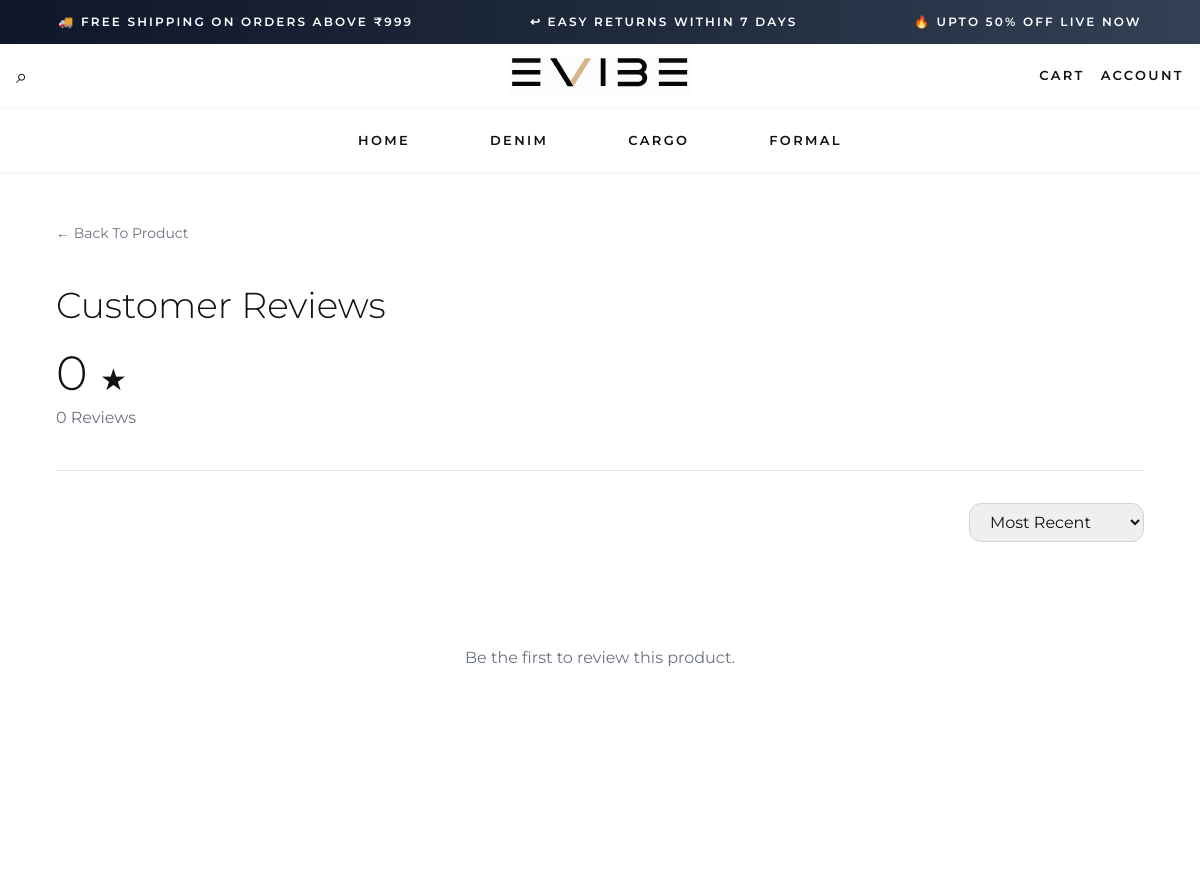
/product/evibe_11226_denim_dark_blue-denim-dark-blue-pant/reviews/ (upper part), run on an earlier commit of the app's database.
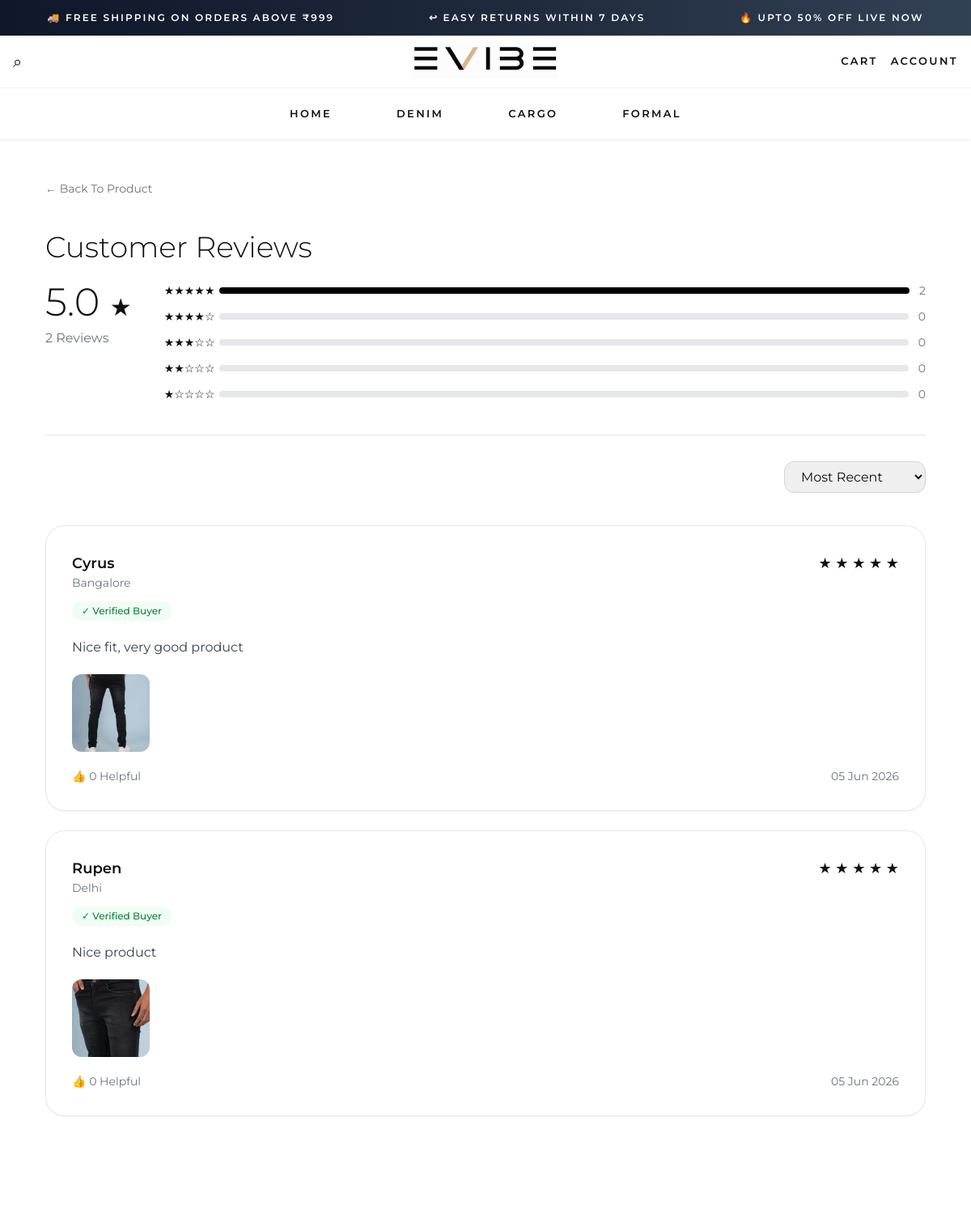
And on a later commit of the database.
### apps/store/models/review.py (models this page shows, shortened)
class ProductReview(models.Model):
    product = models.ForeignKey(
        "store.Product",
        on_delete=models.CASCADE,
        related_name="reviews"
    )
    customer = models.ForeignKey(
        CustomerLead,
        on_delete=models.SET_NULL,
        null=True,
        blank=True,
        related_name="reviews"
    )
    display_name = models.CharField(
        max_length=100
    )
    city = models.CharField(
        max_length=100,
        blank=True,
        null=True
    )
    rating = models.PositiveSmallIntegerField(
        validators=[
            MinValueValidator(1),
            MaxValueValidator(5)
        ]
    )
    review = models.TextField(
        max_length=2000
    )
    is_verified_buyer = models.BooleanField(
        default=False
    )
    is_featured = models.BooleanField(
        default=False
    )
    is_approved = models.BooleanField(
        default=False
    )
    helpful_count = models.PositiveIntegerField(
        default=0
    )
    admin_notes = models.TextField(
        blank=True,
        null=True
    )
    created_by_customer = models.BooleanField(
        default=True
    )
    created_at = models.DateTimeField(
        auto_now_add=True
    )
    updated_at = models.DateTimeField(
        auto_now=True
    )
    class Meta:
        ordering = ["-created_at"]
        constraints = [
            models.UniqueConstraint(
                fields=["product", "customer"],
                condition=models.Q(
                    created_by_customer=True,
                    customer__isnull=False
                ),
                name="unique_customer_review_per_product"
            )
        ]

class ReviewImage(models.Model):
    review = models.ForeignKey(
        ProductReview,
        on_delete=models.CASCADE,
        related_name="images"
    )
    original_image = models.ImageField(
        upload_to="reviews/%Y/%m/%d/original/"
    )
    optimized = models.JSONField(
        blank=True,
        null=True
    )
    show_in_gallery = models.BooleanField(
        default=False
    )
    display_order = models.PositiveIntegerField(
        default=0
    )
    created_at = models.DateTimeField(
        auto_now_add=True
    )
    class Meta:
        ordering = [
            "display_order",
            "id"
        ]

### apps/store/views/review_views.py (the view)
# urls.py: path("product/<slug:slug>/reviews/", product_reviews, name="product_reviews"),
def product_reviews(request, slug):
    product = get_object_or_404(
        Product,
        slug=slug
    )
    sort = request.GET.get(
        "sort",
        "recent"
    )
    base_reviews = ProductReview.objects.filter(
        product=product,
        is_approved=True
    ).prefetch_related(
        "images",
        "customer"
    )
    reviews = base_reviews
    if sort == "highest":
        reviews = reviews.order_by(
            "-rating",
            "-created_at"
        )
    elif sort == "lowest":
        reviews = reviews.order_by(
            "rating",
            "-created_at"
        )
    elif sort == "helpful":
        reviews = reviews.order_by(
            "-helpful_count",
            "-created_at"
        )
    else:
        reviews = reviews.order_by(
            "-created_at"
        )
    paginator = Paginator(
        reviews,
        10
    )
    page_obj = paginator.get_page(1)
    review_count = reviews.count()
    average_rating = (
        reviews.aggregate(
            Avg("rating")
        )["rating__avg"]
        or 0
    )
    rating_breakdown = {
    5: base_reviews.filter(rating=5).count(),
    4: base_reviews.filter(rating=4).count(),
    3: base_reviews.filter(rating=3).count(),
    2: base_reviews.filter(rating=2).count(),
    1: base_reviews.filter(rating=1).count(),
    }
    return render(
        request,
        "store/reviews_list.html",
        {
            "product": product,
            "reviews": page_obj.object_list,
            "page_obj": page_obj,
            "review_count": review_count,
            "average_rating": round(
                average_rating,
                1
            ),
            "selected_sort": sort,
            "rating_breakdown": rating_breakdown,
        }
    )

### apps/store/templates/store/reviews_list.html (shortened to what this page needs)
{% extends "store/base.html" %}
{% block content %}
<section class="max-w-6xl mx-auto px-4 md:px-8 py-12">
    <div class="mb-10">
        <a
            href="{% url 'product_detail' product.slug %}"
            class="text-sm text-gray-500 hover:text-black">
            ← Back To Product
        </a>
    </div>
    <div class="border-b pb-10">
        <h1 class="text-3xl md:text-4xl font-light mb-6">
            Customer Reviews
        </h1>
        <div class="flex flex-col md:flex-row gap-10">
            <div>
                <div class="text-5xl font-light">
                    {{ average_rating }}
                    <span class="text-3xl">
                        ★
                    </span>
                </div>
                <p class="mt-2 text-gray-500">
                    {{ review_count }} Reviews
                </p>
            </div>
            <div class="flex-1 space-y-3">
                {% if review_count > 0 %}
                    <div class="flex items-center gap-3">
                        <span class="w-14 text-sm">
                            ★★★★★
                        </span>
                        <div class="flex-1 h-2 bg-gray-200 rounded-full overflow-hidden">
                            <div
                                class="h-full bg-black"
                                style="width:{% widthratio rating_breakdown.5 review_count 100 %}%">
                            </div>
                        </div>
                        <span class="text-sm text-gray-500">
                            {{ rating_breakdown.5 }}
                        </span>
                    </div>
                    <div class="flex items-center gap-3">
                        <span class="w-14 text-sm">
                            ★★★★☆
                        </span>
                        <div class="flex-1 h-2 bg-gray-200 rounded-full overflow-hidden">
                        </div>
                        <span class="text-sm text-gray-500">
                            {{ rating_breakdown.4 }}
                        </span>
                    </div>
                    <div class="flex items-center gap-3">
                        <span class="w-14 text-sm">
                            ★★★☆☆
                        </span>
                        <div class="flex-1 h-2 bg-gray-200 rounded-full overflow-hidden">
                        </div>
                        <span class="text-sm text-gray-500">
                            {{ rating_breakdown.3 }}
                        </span>
                    </div>
                    <div class="flex items-center gap-3">
                        <span class="w-14 text-sm">
                            ★★☆☆☆
                        </span>
                        <div class="flex-1 h-2 bg-gray-200 rounded-full overflow-hidden">
                        </div>
                        <span class="text-sm text-gray-500">
                            {{ rating_breakdown.2 }}
                        </span>
                    </div>
                    <div class="flex items-center gap-3">
                        <span class="w-14 text-sm">
                            ★☆☆☆☆
                        </span>
                        <div class="flex-1 h-2 bg-gray-200 rounded-full overflow-hidden">
                        </div>
                        <span class="text-sm text-gray-500">
                            {{ rating_breakdown.1 }}
                        </span>
                    </div>
                {% endif %}
            </div>
        </div>
    </div>
    <div class="mt-8 flex justify-end">
    <select
        id="reviewSort"
        class="border border-gray-300 rounded-xl px-4 py-2">
        <option value="recent"
            {% if selected_sort == "recent" %}selected{% endif %}>
            Most Recent
        </option>
    </select>
</div>
<div
    id="reviewsContainer"
    class="mt-10 space-y-6">
    {% for review in reviews %}
        <div
            class="border
                border-gray-200
                rounded-3xl
                p-6
                md:p-8
                bg-white
                shadow-sm">
            <div class="flex justify-between items-start gap-4">
                <div>
                    <h3 class="font-semibold text-lg">
                        {{ review.display_name }}
                    </h3>
                    {% if review.city %}
                        <p class="text-sm text-gray-500">
                            {{ review.city }}
                        </p>
                    {% endif %}
                </div>
                <div class="text-lg">
                    {% for i in "12345" %}
                        {% if forloop.counter <= review.rating %}
                            ★
                        {% else %}
                            ☆
                        {% endif %}
                    {% endfor %}
                </div>
            </div>
            {% if review.is_verified_buyer %}
                <div class="mt-3">
                    <span
                        class="inline-flex
                            items-center
                            gap-1
                            bg-green-50
                            text-green-700
                            text-xs
                            font-medium
                            px-3 py-1
                            rounded-full">
                        ✓ Verified Buyer
                    </span>
                </div>
            {% endif %}
            <div class="mt-5">
                <p class="text-gray-700 leading-relaxed">
                    {{ review.review }}
                </p>
            </div>
            {% if review.images.exists %}
                <div class="mt-5 flex gap-3 overflow-x-auto">
                    {% for image in review.images.all %}
                        <img
                            src="{{ image.optimized.400|default:image.original_image.url }}"
                            loading="lazy"
                            class="w-24 h-24
                                object-cover
                                rounded-xl
                                flex-shrink-0">
                    {% endfor %}
                </div>
            {% endif %}
            <div
                class="mt-5
                    flex
                    justify-between
                    items-center
                    text-sm
                    text-gray-500">
                <div>
                    👍 {{ review.helpful_count }} Helpful
                </div>
                <div>
                    {{ review.created_at|date:"d M Y" }}
                </div>
            </div>
        </div>
        {% empty %}
        <div class="text-center py-16">
            <p class="text-gray-500">
                Be the first to review this product.
            </p>
        </div>
        {% endfor %}
</div>
{% endblock %}

### apps/store/templates/store/base.html (shortened to what this page needs)
{% load static %}
<!DOCTYPE html>
<html lang="en">
<head>
        <script src="https://cdn.tailwindcss.com"></script>
        <link
            href="https://unpkg.com/aos@2.3.4/dist/aos.css"
            rel="stylesheet">
        <link
            rel="stylesheet"
            href="https://cdnjs.cloudflare.com/ajax/libs/font-awesome/6.5.2/css/all.min.css">
</head>
    <body>
        <div class="bg-gradient-to-r from-[#0f172a] via-[#1e293b] to-[#334155] text-white">
            <div class="hidden md:flex
                        items-center justify-around
                        h-11
                        announcement-text">
                <p>
                    🚚 Free Shipping on orders above ₹999
                </p>
                <p>
                    ↩ Easy Returns within 7 Days
                </p>
                <p>
                    🔥 Upto 50% OFF Live Now
                </p>
            </div>
        </div>
        <nav id="navbar"
            class="w-full bg-white/95 backdrop-blur-md border-b border-gray-100 sticky top-0 shadow-sm z-[1000] transition-all duration-300">
            <div class="max-w-7xl mx-auto h-16 px-4 flex items-center justify-between relative">
                <div class="flex items-center gap-6">
                    <button class="text-xl hover:opacity-60 transition">
                        ⌕
                    </button>
                </div>
                <a href="/"
                class="absolute left-1/2 -translate-x-1/2">
                    <img
                        src="{% static 'images/logo/evibe.svg' %}"
                        alt="EVIBE"
                        class="w-[140px] md:w-[180px] h-auto">
                </a>
                <div class="flex items-center gap-4">
                    <a href="/cart/"
                    class="hidden md:block nav-link relative">
                        Cart
                    </a>
                    {% if evibe_customer_name %}
                        <div class="relative">
                            <button id="accountBtn"
                                class="hidden md:block nav-link">
                                Account
                            </button>
                            <div id="accountDropdown" class="absolute right-0 top-10
                                w-56 bg-white border border-gray-200
                                shadow-2xl rounded-2xl
                                hidden
                                p-6 z-50">
                                {% if reward_coupon %}
                                    <div class="border-b pb-4 mb-4">
                                        <p class="text-[10px] tracking-[0.2em] uppercase text-gray-400">
                                            Active Reward
                                        </p>
                                        <p class="mt-2 text-sm font-medium">
                                            {{ reward_coupon }}
                                        </p>
                                        <p class="text-xs text-gray-500 mt-2">
                                            Valid Till
                                            {{ reward_valid_till|date:"d M Y H:i" }}
                                        </p>
                                    </div>
                                {% endif %}
                                <a href="/my-orders/"
                                    class="block py-3 text-sm hover:opacity-60 transition">
                                    Orders
                                </a>
                                <a href="/engagement/logout/"
                                    class="block py-3 text-sm text-red-500 hover:opacity-60 transition">
                                    Logout
                                </a>
                            </div>
                        </div>
                    {% else %}
                        <div class="relative">
                            <button id="accountBtn"
                                    class="hidden md:block nav-link">
                                Account
                            </button>
                        </div>
                    {% endif %}
                </div>
            </div>
            <div class="hidden md:flex items-center justify-center gap-20 h-16 border-t border-gray-100 text-[12px] uppercase tracking-[0.2em] font-medium">
                <a href="/"
                    class="nav-link hover:opacity-60 transition">
                    Home
                </a>
                <a href="{% url 'category_products' 'denim' %}"
                    class="nav-link hover:opacity-60 transition">
                    Denim
                </a>
                <a href="{% url 'category_products' 'cargo' %}"
                    class="nav-link">
                    Cargo
                </a>
                <a href="{% url 'category_products' 'formal' %}"
                    class="nav-link">
                    Formal
                </a>
            </div>
        </nav>
        <main class="relative z-0">
            {% block content %}
            {% endblock %}
        </main>
    </body>
</html>

What changed in the data, as far as the page shows it:
added ProductReview: display_name "Cyrus", city "Bangalore", rating 5 (drawn), is_verified_buyer "✓ Verified Buyer", review "Nice fit, very good product", helpful_count "0", created_at "05 Jun 2026"
added ReviewImage: shows a picture, shown under "Cyrus"
added ProductReview: display_name "Rupen", city "Delhi", rating 5 (drawn), is_verified_buyer "✓ Verified Buyer", review "Nice product", helpful_count "0", created_at "05 Jun 2026"
added ReviewImage: shows a picture, shown under "Rupen"
Also different on the page:
{{ average_rating }}: "0" → "5.0"
{{ review_count }}: "0" → "2"
{{ rating_breakdown.5 }}: (not shown) → "2"
{{ rating_breakdown.4 }}: (not shown) → "0"
{{ rating_breakdown.3 }}: (not shown) → "0"
{{ rating_breakdown.2 }}: (not shown) → "0"
{{ rating_breakdown.1 }}: (not shown) → "0"
text no longer shown: "Be the first to review this product."
